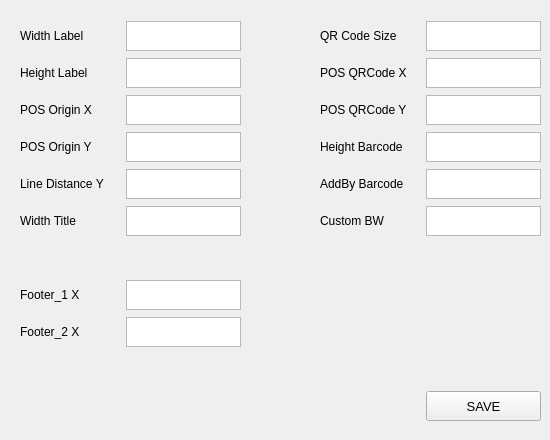
     <widget class="QWidget" name="Setting_1">
      <attribute name="title">
       <string>Setting 1</string>
      </attribute>
      <widget class="QWidget" name="formLayoutWidget_2">
       <property name="geometry">
        <rect>
         <x>20</x>
         <y>20</y>
         <width>221</width>
         <height>411</height>
        </rect>
       </property>
       <layout class="QFormLayout" name="formLayout_2">
        <item row="0" column="0">
         <widget class="QLabel" name="label_13">
          <property name="minimumSize">
           <size>
            <width>100</width>
            <height>30</height>
           </size>
          </property>
          <property name="maximumSize">
           <size>
            <width>16777215</width>
            <height>30</height>
           </size>
          </property>
          <property name="text">
           <string>Width Label</string>
          </property>
         </widget>
        </item>
        <item row="0" column="1">
         <widget class="QTextEdit" name="S_WidthLabel_1">
          <property name="minimumSize">
           <size>
            <width>0</width>
            <height>30</height>
           </size>
          </property>
          <property name="maximumSize">
           <size>
            <width>16777215</width>
            <height>30</height>
           </size>
          </property>
         </widget>
        </item>
        <item row="1" column="0">
         <widget class="QLabel" name="label_14">
          <property name="minimumSize">
           <size>
            <width>100</width>
            <height>30</height>
           </size>
          </property>
          <property name="maximumSize">
           <size>
            <width>16777215</width>
            <height>30</height>
           </size>
          </property>
          <property name="text">
           <string>Height Label</string>
          </property>
         </widget>
        </item>
        <item row="1" column="1">
         <widget class="QTextEdit" name="S_HeightLabel_1">
          <property name="minimumSize">
           <size>
            <width>0</width>
            <height>30</height>
           </size>
          </property>
          <property name="maximumSize">
           <size>
            <width>16777215</width>
            <height>30</height>
           </size>
          </property>
         </widget>
        </item>
        <item row="2" column="0">
         <widget class="QLabel" name="label_15">
          <property name="minimumSize">
           <size>
            <width>100</width>
            <height>30</height>
           </size>
          </property>
          <property name="maximumSize">
           <size>
            <width>16777215</width>
            <height>30</height>
           </size>
          </property>
          <property name="text">
           <string>POS Origin X</string>
          </property>
         </widget>
        </item>
        <item row="2" column="1">
         <widget class="QTextEdit" name="S_PosOriginX_1">
          <property name="minimumSize">
           <size>
            <width>0</width>
            <height>30</height>
           </size>
          </property>
          <property name="maximumSize">
           <size>
            <width>16777215</width>
            <height>30</height>
           </size>
          </property>
         </widget>
        </item>
        <item row="3" column="0">
         <widget class="QLabel" name="label_16">
          <property name="minimumSize">
           <size>
            <width>100</width>
            <height>30</height>
           </size>
          </property>
          <property name="maximumSize">
           <size>
            <width>16777215</width>
            <height>30</height>
           </size>
          </property>
          <property name="text">
           <string>POS Origin Y</string>
          </property>
         </widget>
        </item>
        <item row="3" column="1">
         <widget class="QTextEdit" name="S_PosOriginY_1">
          <property name="minimumSize">
           <size>
            <width>0</width>
            <height>30</height>
           </size>
          </property>
          <property name="maximumSize">
           <size>
            <width>16777215</width>
            <height>30</height>
           </size>
          </property>
         </widget>
        </item>
        <item row="4" column="0">
         <widget class="QLabel" name="label_17">
          <property name="minimumSize">
           <size>
            <width>100</width>
            <height>30</height>
           </size>
          </property>
          <property name="maximumSize">
           <size>
            <width>16777215</width>
            <height>30</height>
           </size>
          </property>
          <property name="text">
           <string>Line Distance Y</string>
          </property>
         </widget>
        </item>
        <item row="4" column="1">
         <widget class="QTextEdit" name="S_LineDistance_1">
          <property name="minimumSize">
           <size>
            <width>0</width>
            <height>30</height>
           </size>
          </property>
          <property name="maximumSize">
           <size>
            <width>16777215</width>
            <height>30</height>
           </size>
          </property>
         </widget>
        </item>
        <item row="5" column="0">
         <widget class="QLabel" name="label_18">
          <property name="minimumSize">
           <size>
            <width>100</width>
            <height>30</height>
           </size>
          </property>
          <property name="maximumSize">
           <size>
            <width>16777215</width>
            <height>30</height>
           </size>
          </property>
          <property name="text">
           <string>Width Title</string>
          </property>
         </widget>
        </item>
        <item row="5" column="1">
         <widget class="QTextEdit" name="S_WidthTitle_1">
          <property name="minimumSize">
           <size>
            <width>0</width>
            <height>30</height>
           </size>
          </property>
          <property name="maximumSize">
           <size>
            <width>16777215</width>
            <height>30</height>
           </size>
          </property>
         </widget>
        </item>
        <item row="6" column="0">
         <widget class="QLabel" name="label_19">
          <property name="minimumSize">
           <size>
            <width>100</width>
            <height>30</height>
           </size>
          </property>
          <property name="maximumSize">
           <size>
            <width>16777215</width>
            <height>30</height>
           </size>
          </property>
          <property name="text">
           <string/>
          </property>
         </widget>
        </item>
        <item row="7" column="0">
         <widget class="QLabel" name="label_20">
          <property name="minimumSize">
           <size>
            <width>100</width>
            <height>30</height>
           </size>
          </property>
          <property name="maximumSize">
           <size>
            <width>16777215</width>
            <height>30</height>
           </size>
          </property>
          <property name="text">
           <string>Footer_1 X</string>
          </property>
         </widget>
        </item>
        <item row="7" column="1">
         <widget class="QTextEdit" name="S_Footer1X_1">
          <property name="minimumSize">
           <size>
            <width>0</width>
            <height>30</height>
           </size>
          </property>
          <property name="maximumSize">
           <size>
            <width>16777215</width>
            <height>30</height>
           </size>
          </property>
         </widget>
        </item>
        <item row="8" column="0">
         <widget class="QLabel" name="label_23">
          <property name="minimumSize">
           <size>
            <width>100</width>
            <height>30</height>
           </size>
          </property>
          <property name="maximumSize">
           <size>
            <width>16777215</width>
            <height>30</height>
           </size>
          </property>
          <property name="text">
           <string>Footer_2 X</string>
          </property>
         </widget>
        </item>
        <item row="8" column="1">
         <widget class="QTextEdit" name="S_Footer2X_1">
          <property name="minimumSize">
           <size>
            <width>0</width>
            <height>30</height>
           </size>
          </property>
          <property name="maximumSize">
           <size>
            <width>16777215</width>
            <height>30</height>
           </size>
          </property>
         </widget>
        </item>
        <item row="9" column="0">
         <widget class="QLabel" name="label_21">
          <property name="minimumSize">
           <size>
            <width>100</width>
            <height>30</height>
           </size>
          </property>
          <property name="maximumSize">
           <size>
            <width>16777215</width>
            <height>30</height>
           </size>
          </property>
          <property name="text">
           <string/>
          </property>
         </widget>
        </item>
        <item row="10" column="0">
         <widget class="QLabel" name="label_22">
          <property name="minimumSize">
           <size>
            <width>100</width>
            <height>30</height>
           </size>
          </property>
          <property name="maximumSize">
           <size>
            <width>16777215</width>
            <height>30</height>
           </size>
          </property>
          <property name="text">
           <string/>
          </property>
         </widget>
        </item>
       </layout>
      </widget>
      <widget class="QWidget" name="formLayoutWidget_3">
       <property name="geometry">
        <rect>
         <x>320</x>
         <y>20</y>
         <width>221</width>
         <height>411</height>
        </rect>
       </property>
       <layout class="QFormLayout" name="formLayout_3">
        <item row="0" column="0">
         <widget class="QLabel" name="label_25">
          <property name="minimumSize">
           <size>
            <width>100</width>
            <height>30</height>
           </size>
          </property>
          <property name="maximumSize">
           <size>
            <width>16777215</width>
            <height>30</height>
           </size>
          </property>
          <property name="text">
           <string>QR Code Size</string>
          </property>
         </widget>
        </item>
        <item row="0" column="1">
         <widget class="QTextEdit" name="S_QRSize_1">
          <property name="minimumSize">
           <size>
            <width>0</width>
            <height>30</height>
           </size>
          </property>
          <property name="maximumSize">
           <size>
            <width>16777215</width>
            <height>30</height>
           </size>
          </property>
         </widget>
        </item>
        <item row="1" column="0">
         <widget class="QLabel" name="label_26">
          <property name="minimumSize">
           <size>
            <width>100</width>
            <height>30</height>
           </size>
          </property>
          <property name="maximumSize">
           <size>
            <width>16777215</width>
            <height>30</height>
           </size>
          </property>
          <property name="text">
           <string>POS QRCode X</string>
          </property>
         </widget>
        </item>
        <item row="1" column="1">
         <widget class="QTextEdit" name="S_PosQRX_1">
          <property name="minimumSize">
           <size>
            <width>0</width>
            <height>30</height>
           </size>
          </property>
          <property name="maximumSize">
           <size>
            <width>16777215</width>
            <height>30</height>
           </size>
          </property>
         </widget>
        </item>
        <item row="2" column="0">
         <widget class="QLabel" name="label_27">
          <property name="minimumSize">
           <size>
            <width>100</width>
            <height>30</height>
           </size>
          </property>
          <property name="maximumSize">
           <size>
            <width>16777215</width>
            <height>30</height>
           </size>
          </property>
          <property name="text">
           <string>POS QRCode Y</string>
          </property>
         </widget>
        </item>
        <item row="2" column="1">
         <widget class="QTextEdit" name="S_PosQRY_1">
          <property name="minimumSize">
           <size>
            <width>0</width>
            <height>30</height>
           </size>
          </property>
          <property name="maximumSize">
           <size>
            <width>16777215</width>
            <height>30</height>
           </size>
          </property>
         </widget>
        </item>
        <item row="3" column="0">
         <widget class="QLabel" name="label_28">
          <property name="minimumSize">
           <size>
            <width>100</width>
            <height>30</height>
           </size>
          </property>
          <property name="maximumSize">
           <size>
            <width>16777215</width>
            <height>30</height>
           </size>
          </property>
          <property name="text">
           <string>Height Barcode</string>
          </property>
         </widget>
        </item>
        <item row="3" column="1">
         <widget class="QTextEdit" name="S_PosHeightBar_1">
          <property name="minimumSize">
           <size>
            <width>0</width>
            <height>30</height>
           </size>
          </property>
          <property name="maximumSize">
           <size>
            <width>16777215</width>
            <height>30</height>
           </size>
          </property>
         </widget>
        </item>
        <item row="4" column="0">
         <widget class="QLabel" name="label_29">
          <property name="minimumSize">
           <size>
            <width>100</width>
            <height>30</height>
           </size>
          </property>
          <property name="maximumSize">
           <size>
            <width>16777215</width>
            <height>30</height>
           </size>
          </property>
          <property name="text">
           <string>AddBy Barcode</string>
          </property>
         </widget>
        </item>
        <item row="4" column="1">
         <widget class="QTextEdit" name="S_AddByBar_1">
          <property name="minimumSize">
           <size>
            <width>0</width>
            <height>30</height>
           </size>
          </property>
          <property name="maximumSize">
           <size>
            <width>16777215</width>
            <height>30</height>
           </size>
          </property>
         </widget>
        </item>
        <item row="5" column="0">
         <widget class="QLabel" name="label_35">
          <property name="minimumSize">
           <size>
            <width>100</width>
            <height>30</height>
           </size>
          </property>
          <property name="maximumSize">
           <size>
            <width>16777215</width>
            <height>30</height>
           </size>
          </property>
          <property name="text">
           <string>Custom BW</string>
          </property>
         </widget>
        </item>
        <item row="5" column="1">
         <widget class="QTextEdit" name="S_CusBW_1">
          <property name="minimumSize">
           <size>
            <width>0</width>
            <height>30</height>
           </size>
          </property>
          <property name="maximumSize">
           <size>
            <width>16777215</width>
            <height>30</height>
           </size>
          </property>
         </widget>
        </item>
        <item row="6" column="0">
         <widget class="QLabel" name="label_36">
          <property name="minimumSize">
           <size>
            <width>100</width>
            <height>30</height>
           </size>
          </property>
          <property name="maximumSize">
           <size>
            <width>16777215</width>
            <height>30</height>
           </size>
          </property>
          <property name="text">
           <string/>
          </property>
         </widget>
        </item>
        <item row="7" column="0">
         <widget class="QLabel" name="label_37">
          <property name="minimumSize">
           <size>
            <width>100</width>
            <height>30</height>
           </size>
          </property>
          <property name="maximumSize">
           <size>
            <width>16777215</width>
            <height>30</height>
           </size>
          </property>
          <property name="text">
           <string/>
          </property>
         </widget>
        </item>
        <item row="8" column="0">
         <widget class="QLabel" name="label_38">
          <property name="minimumSize">
           <size>
            <width>100</width>
            <height>30</height>
           </size>
          </property>
          <property name="maximumSize">
           <size>
            <width>16777215</width>
            <height>30</height>
           </size>
          </property>
          <property name="text">
           <string/>
          </property>
         </widget>
        </item>
        <item row="9" column="0">
         <widget class="QLabel" name="label_39">
          <property name="minimumSize">
           <size>
            <width>100</width>
            <height>30</height>
           </size>
          </property>
          <property name="maximumSize">
           <size>
            <width>16777215</width>
            <height>30</height>
           </size>
          </property>
          <property name="text">
           <string/>
          </property>
         </widget>
        </item>
        <item row="10" column="0">
         <widget class="QLabel" name="label_40">
          <property name="minimumSize">
           <size>
            <width>100</width>
            <height>30</height>
           </size>
          </property>
          <property name="maximumSize">
           <size>
            <width>16777215</width>
            <height>30</height>
           </size>
          </property>
          <property name="text">
           <string/>
          </property>
         </widget>
        </item>
        <item row="10" column="1">
         <widget class="QPushButton" name="S_Save_1">
          <property name="minimumSize">
           <size>
            <width>0</width>
            <height>30</height>
           </size>
          </property>
          <property name="maximumSize">
           <size>
            <width>16777215</width>
            <height>30</height>
           </size>
          </property>
          <property name="font">
           <font>
            <family>Segoe UI</family>
            <pointsize>10</pointsize>
           </font>
          </property>
          <property name="text">
           <string>SAVE</string>
          </property>
         </widget>
        </item>
       </layout>
      </widget>
     </widget>
